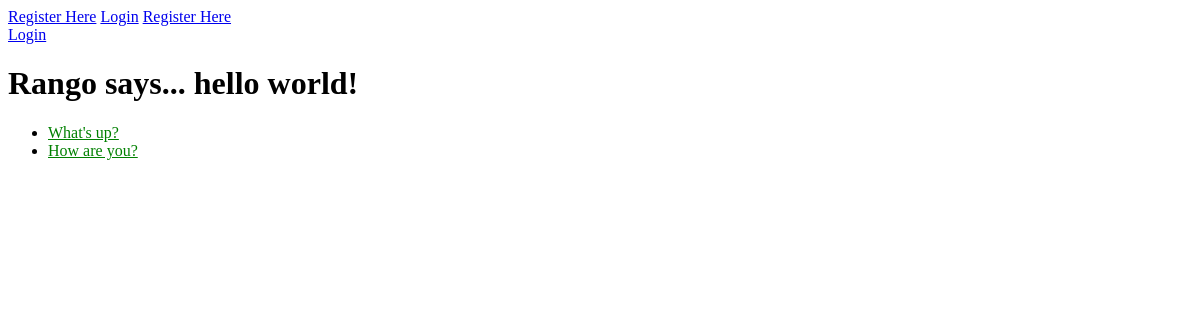
The page /polls/ on the database as committed earlier.
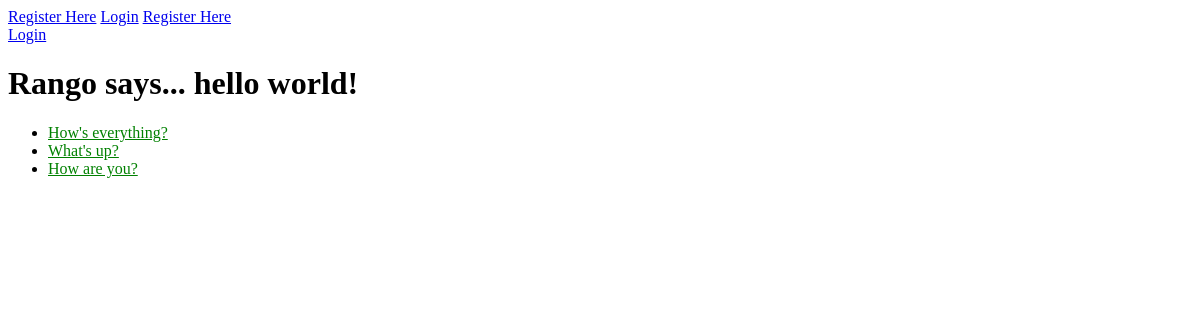
The same page on the database as committed later.
### polls/models.py (models this page shows, shortened)
class Question(models.Model):
    question_text = models.CharField(max_length=200)
    pub_date = models.DateTimeField('date published')
    def was_published_recently(self):
        now = timezone.now()
        return  now - datetime.timedelta(days=1) <= self.pub_date <= now
    was_published_recently.admin_order_field = 'pub_date'
    was_published_recently.boolean = True
    was_published_recently.short_description = 'Published recently?'

### polls/views.py (the view)
class IndexView(generic.ListView):
    template_name = 'polls/index.html'
    context_object_name = 'latest_question_list'
    def get_queryset(self):
        return Question.objects.filter(
            pub_date__lte=timezone.now()
            ).order_by('-pub_date')[:5]

### polls/templates/polls/index.html (shortened to what this page needs)
{% load staticfiles %}
<link rel="stylesheet" type="text/css" href="{% static 'polls/style.css' %}" />
<a href="/polls/register/">Register Here</a>
<a href="/polls/login/">Login</a>
{% if user.is_authenticated %}
<a href="/polls/restricted/">Restricted Page</a><br />
<a href="/polls/logout/">Logout</a><br />
{% else %}
<a href="/polls/register/">Register Here</a><br />
<a href="/polls/login/">Login</a><br />
{% endif %}
{% if user.is_authenticated %}
<h1>Rango says... hello {{ user.username }}!</h1>
{% else %}
<h1>Rango says... hello world!</h1>
{% endif %}
{% if latest_question_list %}
    <ul>
    {% for question in latest_question_list %}
        <li><a href="{%url 'polls:detail' question.id}">{{ question.question_text }}</a></li>
    </ul>
{% else %}
    <p>No polls are available.</p>
{% endif %}

Rows that differ between the two databases and show on the page:
added Question: question_text "How's everything?"
